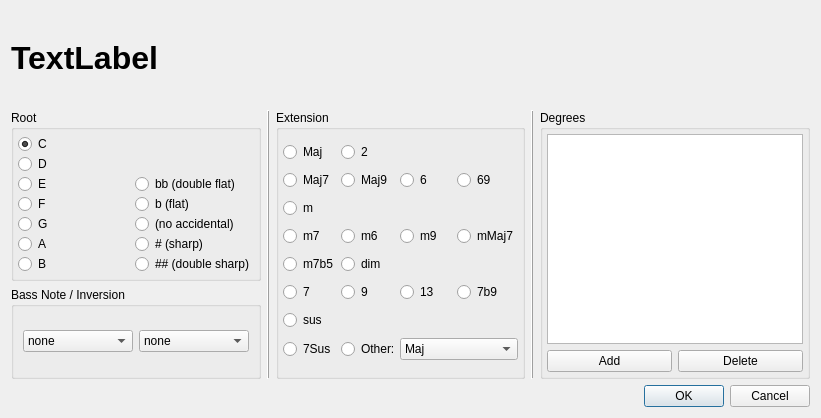
<ui version="4.0" >
 <class>ChordEdit</class>
 <widget class="QDialog" name="ChordEdit" >
  <property name="geometry" >
   <rect>
    <x>0</x>
    <y>0</y>
    <width>821</width>
    <height>418</height>
   </rect>
  </property>
  <property name="windowTitle" >
   <string>Dialog</string>
  </property>
  <layout class="QGridLayout" >
   <item row="0" column="0" colspan="2" >
    <widget class="QLabel" name="chordLabel" >
     <property name="font" >
      <font>
       <pointsize>24</pointsize>
       <weight>75</weight>
       <bold>true</bold>
      </font>
     </property>
     <property name="text" >
      <string>TextLabel</string>
     </property>
    </widget>
   </item>
   <item row="1" column="0" >
    <widget class="QGroupBox" name="root" >
     <property name="title" >
      <string>Root</string>
     </property>
     <property name="flat" >
      <bool>true</bool>
     </property>
     <layout class="QGridLayout" >
      <property name="leftMargin" >
       <number>4</number>
      </property>
      <property name="topMargin" >
       <number>4</number>
      </property>
      <property name="rightMargin" >
       <number>4</number>
      </property>
      <property name="bottomMargin" >
       <number>4</number>
      </property>
      <property name="horizontalSpacing" >
       <number>9</number>
      </property>
      <property name="verticalSpacing" >
       <number>0</number>
      </property>
      <item row="0" column="0" >
       <widget class="QRadioButton" name="rootC" >
        <property name="text" >
         <string>C</string>
        </property>
        <property name="checked" >
         <bool>true</bool>
        </property>
       </widget>
      </item>
      <item row="2" column="0" >
       <widget class="QRadioButton" name="rootE" >
        <property name="text" >
         <string>E</string>
        </property>
       </widget>
      </item>
      <item row="2" column="1" >
       <widget class="QRadioButton" name="accDFlat" >
        <property name="text" >
         <string>bb (double flat)</string>
        </property>
       </widget>
      </item>
      <item row="3" column="0" >
       <widget class="QRadioButton" name="rootF" >
        <property name="text" >
         <string>F</string>
        </property>
       </widget>
      </item>
      <item row="3" column="1" >
       <widget class="QRadioButton" name="accFlat" >
        <property name="text" >
         <string>b (flat)</string>
        </property>
       </widget>
      </item>
      <item row="4" column="0" >
       <widget class="QRadioButton" name="rootG" >
        <property name="text" >
         <string>G</string>
        </property>
       </widget>
      </item>
      <item row="4" column="1" >
       <widget class="QRadioButton" name="accNone" >
        <property name="text" >
         <string>(no accidental)</string>
        </property>
       </widget>
      </item>
      <item row="5" column="0" >
       <widget class="QRadioButton" name="rootA" >
        <property name="text" >
         <string>A</string>
        </property>
       </widget>
      </item>
      <item row="5" column="1" >
       <widget class="QRadioButton" name="accSharp" >
        <property name="text" >
         <string># (sharp)</string>
        </property>
       </widget>
      </item>
      <item row="6" column="0" >
       <widget class="QRadioButton" name="rootB" >
        <property name="text" >
         <string>B</string>
        </property>
       </widget>
      </item>
      <item row="6" column="1" >
       <widget class="QRadioButton" name="accDSharp" >
        <property name="text" >
         <string>## (double sharp)</string>
        </property>
       </widget>
      </item>
      <item row="1" column="0" >
       <widget class="QRadioButton" name="rootD" >
        <property name="text" >
         <string>D</string>
        </property>
       </widget>
      </item>
     </layout>
    </widget>
   </item>
   <item rowspan="2" row="1" column="1" >
    <widget class="QFrame" name="frame" >
     <property name="frameShape" >
      <enum>QFrame::VLine</enum>
     </property>
     <property name="frameShadow" >
      <enum>QFrame::Raised</enum>
     </property>
    </widget>
   </item>
   <item rowspan="2" row="1" column="2" >
    <widget class="QGroupBox" name="extension" >
     <property name="title" >
      <string>Extension</string>
     </property>
     <property name="flat" >
      <bool>true</bool>
     </property>
     <layout class="QGridLayout" >
      <property name="leftMargin" >
       <number>4</number>
      </property>
      <property name="topMargin" >
       <number>4</number>
      </property>
      <property name="rightMargin" >
       <number>4</number>
      </property>
      <property name="bottomMargin" >
       <number>4</number>
      </property>
      <property name="horizontalSpacing" >
       <number>0</number>
      </property>
      <property name="verticalSpacing" >
       <number>0</number>
      </property>
      <item row="0" column="0" >
       <widget class="QRadioButton" name="extMaj" >
        <property name="text" >
         <string>Maj</string>
        </property>
       </widget>
      </item>
      <item row="0" column="1" >
       <widget class="QRadioButton" name="ext2" >
        <property name="text" >
         <string>2</string>
        </property>
       </widget>
      </item>
      <item row="1" column="0" >
       <widget class="QRadioButton" name="extMaj7" >
        <property name="text" >
         <string>Maj7</string>
        </property>
       </widget>
      </item>
      <item row="1" column="1" >
       <widget class="QRadioButton" name="extMaj9" >
        <property name="text" >
         <string>Maj9</string>
        </property>
       </widget>
      </item>
      <item row="1" column="2" >
       <widget class="QRadioButton" name="ext6" >
        <property name="text" >
         <string>6</string>
        </property>
       </widget>
      </item>
      <item row="1" column="3" >
       <widget class="QRadioButton" name="ext69" >
        <property name="text" >
         <string>69</string>
        </property>
       </widget>
      </item>
      <item row="2" column="0" >
       <widget class="QRadioButton" name="extm" >
        <property name="text" >
         <string>m</string>
        </property>
       </widget>
      </item>
      <item row="3" column="0" >
       <widget class="QRadioButton" name="extm7" >
        <property name="text" >
         <string>m7</string>
        </property>
       </widget>
      </item>
      <item row="4" column="0" >
       <widget class="QRadioButton" name="extm7b5" >
        <property name="text" >
         <string>m7b5</string>
        </property>
       </widget>
      </item>
      <item row="5" column="0" >
       <widget class="QRadioButton" name="ext7" >
        <property name="text" >
         <string>7</string>
        </property>
       </widget>
      </item>
      <item row="6" column="0" >
       <widget class="QRadioButton" name="extsus" >
        <property name="text" >
         <string>sus</string>
        </property>
       </widget>
      </item>
      <item row="7" column="0" >
       <widget class="QRadioButton" name="ext7Sus" >
        <property name="text" >
         <string>7Sus</string>
        </property>
       </widget>
      </item>
      <item row="3" column="1" >
       <widget class="QRadioButton" name="extm6" >
        <property name="text" >
         <string>m6</string>
        </property>
       </widget>
      </item>
      <item row="3" column="2" >
       <widget class="QRadioButton" name="extm9" >
        <property name="text" >
         <string>m9</string>
        </property>
       </widget>
      </item>
      <item row="3" column="3" >
       <widget class="QRadioButton" name="extmMaj7" >
        <property name="text" >
         <string>mMaj7</string>
        </property>
       </widget>
      </item>
      <item row="4" column="1" >
       <widget class="QRadioButton" name="extdim" >
        <property name="text" >
         <string>dim</string>
        </property>
       </widget>
      </item>
      <item row="5" column="1" >
       <widget class="QRadioButton" name="ext9" >
        <property name="text" >
         <string>9</string>
        </property>
       </widget>
      </item>
      <item row="5" column="2" >
       <widget class="QRadioButton" name="ext13" >
        <property name="text" >
         <string>13</string>
        </property>
       </widget>
      </item>
      <item row="5" column="3" >
       <widget class="QRadioButton" name="ext7b9" >
        <property name="text" >
         <string>7b9</string>
        </property>
       </widget>
      </item>
      <item row="7" column="1" >
       <widget class="QRadioButton" name="extOther" >
        <property name="text" >
         <string>Other:</string>
        </property>
       </widget>
      </item>
      <item row="7" column="2" colspan="2" >
       <widget class="QComboBox" name="extOtherCombo" >
        <item>
         <property name="text" >
          <string>Maj</string>
         </property>
        </item>
        <item>
         <property name="text" >
          <string>5b</string>
         </property>
        </item>
        <item>
         <property name="text" >
          <string>aug</string>
         </property>
        </item>
        <item>
         <property name="text" >
          <string>6</string>
         </property>
        </item>
        <item>
         <property name="text" >
          <string>Maj7</string>
         </property>
        </item>
        <item>
         <property name="text" >
          <string>Maj9</string>
         </property>
        </item>
        <item>
         <property name="text" >
          <string>Maj9#11</string>
         </property>
        </item>
        <item>
         <property name="text" >
          <string>Maj13#11</string>
         </property>
        </item>
        <item>
         <property name="text" >
          <string>Maj13</string>
         </property>
        </item>
        <item>
         <property name="text" >
          <string>+</string>
         </property>
        </item>
        <item>
         <property name="text" >
          <string>Maj7#5</string>
         </property>
        </item>
        <item>
         <property name="text" >
          <string>69</string>
         </property>
        </item>
        <item>
         <property name="text" >
          <string>2</string>
         </property>
        </item>
        <item>
         <property name="text" >
          <string>m</string>
         </property>
        </item>
        <item>
         <property name="text" >
          <string>maug</string>
         </property>
        </item>
        <item>
         <property name="text" >
          <string>mMaj7</string>
         </property>
        </item>
        <item>
         <property name="text" >
          <string>m7</string>
         </property>
        </item>
        <item>
         <property name="text" >
          <string>m9</string>
         </property>
        </item>
        <item>
         <property name="text" >
          <string>m11</string>
         </property>
        </item>
        <item>
         <property name="text" >
          <string>m13</string>
         </property>
        </item>
        <item>
         <property name="text" >
          <string>m6</string>
         </property>
        </item>
        <item>
         <property name="text" >
          <string>m#5</string>
         </property>
        </item>
        <item>
         <property name="text" >
          <string>m7#5</string>
         </property>
        </item>
        <item>
         <property name="text" >
          <string>m69</string>
         </property>
        </item>
        <item>
         <property name="text" >
          <string>Maj7Lyd</string>
         </property>
        </item>
        <item>
         <property name="text" >
          <string>Maj7b5</string>
         </property>
        </item>
        <item>
         <property name="text" >
          <string>m7b5</string>
         </property>
        </item>
        <item>
         <property name="text" >
          <string>dim</string>
         </property>
        </item>
        <item>
         <property name="text" >
          <string>m9b5</string>
         </property>
        </item>
        <item>
         <property name="text" >
          <string>5</string>
         </property>
        </item>
        <item>
         <property name="text" >
          <string>7+</string>
         </property>
        </item>
        <item>
         <property name="text" >
          <string>9+</string>
         </property>
        </item>
        <item>
         <property name="text" >
          <string>13+</string>
         </property>
        </item>
        <item>
         <property name="text" >
          <string>(blues)</string>
         </property>
        </item>
        <item>
         <property name="text" >
          <string>7(Blues)</string>
         </property>
        </item>
        <item>
         <property name="text" >
          <string>7</string>
         </property>
        </item>
        <item>
         <property name="text" >
          <string>13</string>
         </property>
        </item>
        <item>
         <property name="text" >
          <string>7b13</string>
         </property>
        </item>
        <item>
         <property name="text" >
          <string>7#11</string>
         </property>
        </item>
        <item>
         <property name="text" >
          <string>13#11</string>
         </property>
        </item>
        <item>
         <property name="text" >
          <string>7#11b13</string>
         </property>
        </item>
        <item>
         <property name="text" >
          <string>9</string>
         </property>
        </item>
        <item>
         <property name="text" >
          <string>9b13</string>
         </property>
        </item>
        <item>
         <property name="text" >
          <string>9#11</string>
         </property>
        </item>
        <item>
         <property name="text" >
          <string>13#11</string>
         </property>
        </item>
        <item>
         <property name="text" >
          <string>9#11b13</string>
         </property>
        </item>
        <item>
         <property name="text" >
          <string>7b9</string>
         </property>
        </item>
        <item>
         <property name="text" >
          <string>13b9</string>
         </property>
        </item>
        <item>
         <property name="text" >
          <string>7b9b13</string>
         </property>
        </item>
        <item>
         <property name="text" >
          <string>7b9#11</string>
         </property>
        </item>
        <item>
         <property name="text" >
          <string>13b9#11</string>
         </property>
        </item>
        <item>
         <property name="text" >
          <string>7b9#11b13</string>
         </property>
        </item>
        <item>
         <property name="text" >
          <string>7#9</string>
         </property>
        </item>
        <item>
         <property name="text" >
          <string>13#9</string>
         </property>
        </item>
        <item>
         <property name="text" >
          <string>7#9b13</string>
         </property>
        </item>
        <item>
         <property name="text" >
          <string>9#11</string>
         </property>
        </item>
        <item>
         <property name="text" >
          <string>13#9#11</string>
         </property>
        </item>
        <item>
         <property name="text" >
          <string>7#9#11b13</string>
         </property>
        </item>
        <item>
         <property name="text" >
          <string>7b5</string>
         </property>
        </item>
        <item>
         <property name="text" >
          <string>13b5</string>
         </property>
        </item>
        <item>
         <property name="text" >
          <string>7b5b13</string>
         </property>
        </item>
        <item>
         <property name="text" >
          <string>9b5</string>
         </property>
        </item>
        <item>
         <property name="text" >
          <string>9b5b13</string>
         </property>
        </item>
        <item>
         <property name="text" >
          <string>7b5b9</string>
         </property>
        </item>
        <item>
         <property name="text" >
          <string>13b5b9</string>
         </property>
        </item>
        <item>
         <property name="text" >
          <string>7b5b9b13</string>
         </property>
        </item>
        <item>
         <property name="text" >
          <string>7b5#9</string>
         </property>
        </item>
        <item>
         <property name="text" >
          <string>13b5#9</string>
         </property>
        </item>
        <item>
         <property name="text" >
          <string>7b5#9b13</string>
         </property>
        </item>
        <item>
         <property name="text" >
          <string>7#5</string>
         </property>
        </item>
        <item>
         <property name="text" >
          <string>13#5</string>
         </property>
        </item>
        <item>
         <property name="text" >
          <string>7#5#11</string>
         </property>
        </item>
        <item>
         <property name="text" >
          <string>13#5#11</string>
         </property>
        </item>
        <item>
         <property name="text" >
          <string>9#5</string>
         </property>
        </item>
        <item>
         <property name="text" >
          <string>9#5#11</string>
         </property>
        </item>
        <item>
         <property name="text" >
          <string>7#5b9</string>
         </property>
        </item>
        <item>
         <property name="text" >
          <string>13#5b9</string>
         </property>
        </item>
        <item>
         <property name="text" >
          <string>7#5b9#11</string>
         </property>
        </item>
        <item>
         <property name="text" >
          <string>13#5b9#11</string>
         </property>
        </item>
        <item>
         <property name="text" >
          <string>7#5#9</string>
         </property>
        </item>
        <item>
         <property name="text" >
          <string>13#5#9#11</string>
         </property>
        </item>
        <item>
         <property name="text" >
          <string>7#5#9#11</string>
         </property>
        </item>
        <item>
         <property name="text" >
          <string>13#5#9#11</string>
         </property>
        </item>
        <item>
         <property name="text" >
          <string>7alt</string>
         </property>
        </item>
        <item>
         <property name="text" >
          <string>7sus</string>
         </property>
        </item>
        <item>
         <property name="text" >
          <string>13sus</string>
         </property>
        </item>
        <item>
         <property name="text" >
          <string>7susb13</string>
         </property>
        </item>
        <item>
         <property name="text" >
          <string>7sus#11</string>
         </property>
        </item>
        <item>
         <property name="text" >
          <string>13sus#11</string>
         </property>
        </item>
        <item>
         <property name="text" >
          <string>7sus#11b13</string>
         </property>
        </item>
        <item>
         <property name="text" >
          <string>9sus</string>
         </property>
        </item>
        <item>
         <property name="text" >
          <string>9susb13</string>
         </property>
        </item>
        <item>
         <property name="text" >
          <string>9sus#11</string>
         </property>
        </item>
        <item>
         <property name="text" >
          <string>13sus#11</string>
         </property>
        </item>
        <item>
         <property name="text" >
          <string>9sus#11b13</string>
         </property>
        </item>
        <item>
         <property name="text" >
          <string>7susb9</string>
         </property>
        </item>
        <item>
         <property name="text" >
          <string>13susb9</string>
         </property>
        </item>
        <item>
         <property name="text" >
          <string>7susb9b13</string>
         </property>
        </item>
        <item>
         <property name="text" >
          <string>7susb9#11</string>
         </property>
        </item>
        <item>
         <property name="text" >
          <string>13susb9#11</string>
         </property>
        </item>
        <item>
         <property name="text" >
          <string>7susb9#11b13</string>
         </property>
        </item>
        <item>
         <property name="text" >
          <string>7sus#9</string>
         </property>
        </item>
        <item>
         <property name="text" >
          <string>13sus#9</string>
         </property>
        </item>
        <item>
         <property name="text" >
          <string>7sus#9b13</string>
         </property>
        </item>
        <item>
         <property name="text" >
          <string>9sus#11</string>
         </property>
        </item>
        <item>
         <property name="text" >
          <string>13sus#9#11</string>
         </property>
        </item>
        <item>
         <property name="text" >
          <string>7sus#9#11b13</string>
         </property>
        </item>
        <item>
         <property name="text" >
          <string>7susb5</string>
         </property>
        </item>
        <item>
         <property name="text" >
          <string>13susb5</string>
         </property>
        </item>
        <item>
         <property name="text" >
          <string>7susb5b13</string>
         </property>
        </item>
        <item>
         <property name="text" >
          <string>9susb5</string>
         </property>
        </item>
        <item>
         <property name="text" >
          <string>9susb5b13</string>
         </property>
        </item>
        <item>
         <property name="text" >
          <string>7susb5b9</string>
         </property>
        </item>
        <item>
         <property name="text" >
          <string>13susb5b9</string>
         </property>
        </item>
        <item>
         <property name="text" >
          <string>7susb5b9b13</string>
         </property>
        </item>
        <item>
         <property name="text" >
          <string>7susb5#9</string>
         </property>
        </item>
        <item>
         <property name="text" >
          <string>13susb5#9</string>
         </property>
        </item>
        <item>
         <property name="text" >
          <string>7susb5#9b13</string>
         </property>
        </item>
        <item>
         <property name="text" >
          <string>7sus#5</string>
         </property>
        </item>
        <item>
         <property name="text" >
          <string>13sus#5</string>
         </property>
        </item>
        <item>
         <property name="text" >
          <string>7sus#5#11</string>
         </property>
        </item>
        <item>
         <property name="text" >
          <string>13sus#5#11</string>
         </property>
        </item>
        <item>
         <property name="text" >
          <string>9sus#5</string>
         </property>
        </item>
        <item>
         <property name="text" >
          <string>9sus#5#11</string>
         </property>
        </item>
        <item>
         <property name="text" >
          <string>7sus#5b9</string>
         </property>
        </item>
        <item>
         <property name="text" >
          <string>13sus#5b9</string>
         </property>
        </item>
        <item>
         <property name="text" >
          <string>7sus#5b9#11</string>
         </property>
        </item>
        <item>
         <property name="text" >
          <string>13sus#5b9#11</string>
         </property>
        </item>
        <item>
         <property name="text" >
          <string>7sus#5#9</string>
         </property>
        </item>
        <item>
         <property name="text" >
          <string>13sus#5#9#11</string>
         </property>
        </item>
        <item>
         <property name="text" >
          <string>7sus#5#9#11</string>
         </property>
        </item>
        <item>
         <property name="text" >
          <string>13sus#5#9#11</string>
         </property>
        </item>
        <item>
         <property name="text" >
          <string>4</string>
         </property>
        </item>
        <item>
         <property name="text" >
          <string>sus</string>
         </property>
        </item>
       </widget>
      </item>
     </layout>
    </widget>
   </item>
   <item rowspan="2" row="1" column="3" >
    <widget class="QFrame" name="frame_2" >
     <property name="frameShape" >
      <enum>QFrame::VLine</enum>
     </property>
     <property name="frameShadow" >
      <enum>QFrame::Raised</enum>
     </property>
    </widget>
   </item>
   <item rowspan="2" row="1" column="4" >
    <widget class="QGroupBox" name="groupBox" >
     <property name="title" >
      <string>Degrees</string>
     </property>
     <property name="flat" >
      <bool>true</bool>
     </property>
     <layout class="QGridLayout" >
      <property name="leftMargin" >
       <number>4</number>
      </property>
      <property name="topMargin" >
       <number>4</number>
      </property>
      <property name="rightMargin" >
       <number>4</number>
      </property>
      <property name="bottomMargin" >
       <number>4</number>
      </property>
      <item row="0" column="0" colspan="2" >
       <widget class="QTableView" name="degreeTable" />
      </item>
      <item row="1" column="0" >
       <widget class="QPushButton" name="addButton" >
        <property name="text" >
         <string>Add</string>
        </property>
       </widget>
      </item>
      <item row="1" column="1" >
       <widget class="QPushButton" name="deleteButton" >
        <property name="text" >
         <string>Delete</string>
        </property>
       </widget>
      </item>
     </layout>
    </widget>
   </item>
   <item row="2" column="0" >
    <widget class="QGroupBox" name="groupBox_3" >
     <property name="title" >
      <string>Bass Note / Inversion</string>
     </property>
     <property name="flat" >
      <bool>true</bool>
     </property>
     <layout class="QHBoxLayout" >
      <item>
       <widget class="QComboBox" name="bassNote" >
        <item>
         <property name="text" >
          <string>none</string>
         </property>
        </item>
        <item>
         <property name="text" >
          <string>/C</string>
         </property>
        </item>
        <item>
         <property name="text" >
          <string>/Db</string>
         </property>
        </item>
        <item>
         <property name="text" >
          <string>/D</string>
         </property>
        </item>
        <item>
         <property name="text" >
          <string>/Eb</string>
         </property>
        </item>
        <item>
         <property name="text" >
          <string>/E</string>
         </property>
        </item>
        <item>
         <property name="text" >
          <string>/F</string>
         </property>
        </item>
        <item>
         <property name="text" >
          <string>/F#</string>
         </property>
        </item>
        <item>
         <property name="text" >
          <string>/G</string>
         </property>
        </item>
        <item>
         <property name="text" >
          <string>/Ab</string>
         </property>
        </item>
        <item>
         <property name="text" >
          <string>/A</string>
         </property>
        </item>
        <item>
         <property name="text" >
          <string>/Bb</string>
         </property>
        </item>
        <item>
         <property name="text" >
          <string>/B</string>
         </property>
        </item>
       </widget>
      </item>
      <item>
       <widget class="QComboBox" name="inversion" >
        <property name="currentIndex" >
         <number>0</number>
        </property>
        <item>
         <property name="text" >
          <string>none</string>
         </property>
        </item>
        <item>
         <property name="text" >
          <string>1</string>
         </property>
        </item>
        <item>
         <property name="text" >
          <string>2</string>
         </property>
        </item>
        <item>
         <property name="text" >
          <string>3</string>
         </property>
        </item>
       </widget>
      </item>
     </layout>
    </widget>
   </item>
   <item row="3" column="2" colspan="3" >
    <widget class="QDialogButtonBox" name="buttonBox" >
     <property name="orientation" >
      <enum>Qt::Horizontal</enum>
     </property>
     <property name="standardButtons" >
      <set>QDialogButtonBox::Cancel|QDialogButtonBox::NoButton|QDialogButtonBox::Ok</set>
     </property>
    </widget>
   </item>
  </layout>
 </widget>
 <resources/>
 <connections>
  <connection>
   <sender>buttonBox</sender>
   <signal>accepted()</signal>
   <receiver>ChordEdit</receiver>
   <slot>accept()</slot>
   <hints>
    <hint type="sourcelabel" >
     <x>248</x>
     <y>254</y>
    </hint>
    <hint type="destinationlabel" >
     <x>157</x>
     <y>274</y>
    </hint>
   </hints>
  </connection>
  <connection>
   <sender>buttonBox</sender>
   <signal>rejected()</signal>
   <receiver>ChordEdit</receiver>
   <slot>reject()</slot>
   <hints>
    <hint type="sourcelabel" >
     <x>316</x>
     <y>260</y>
    </hint>
    <hint type="destinationlabel" >
     <x>286</x>
     <y>274</y>
    </hint>
   </hints>
  </connection>
 </connections>
</ui>
